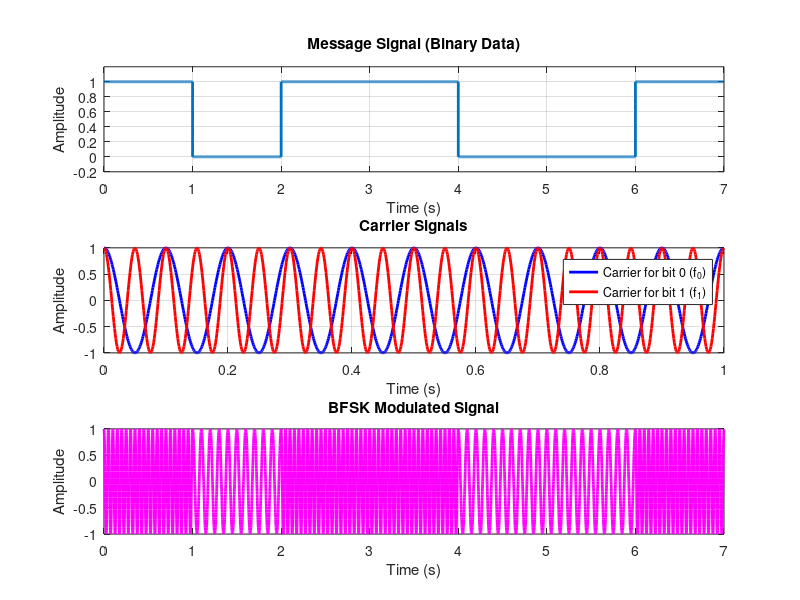
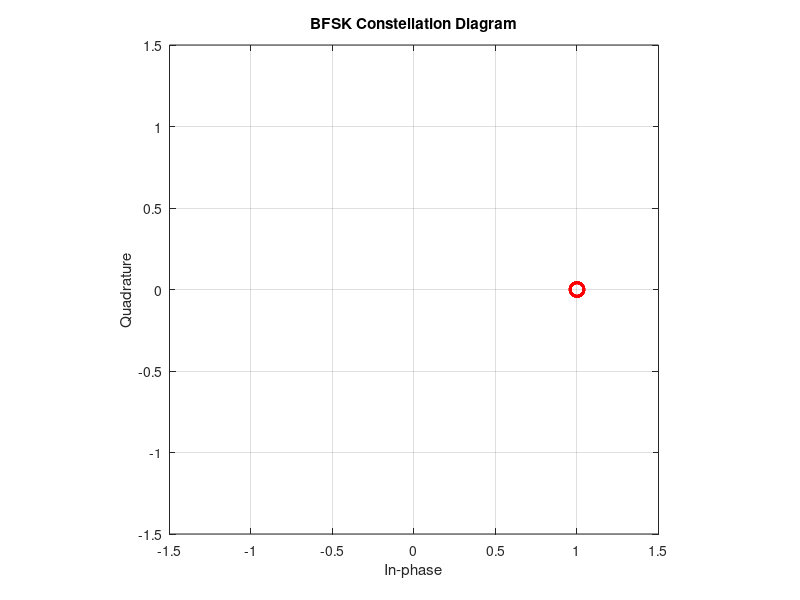

Reproduce these figures in MATLAB, in order.
clc; clear; close all;

% Parameters
bit_seq = [1 0 1 1 0 0 1];    % Input binary sequence
bit_rate = 1;                 % Bits per second
Tb = 1/bit_rate;              % Bit duration
fs = 1000;                   % Sampling frequency (samples per second)
f0 = 10;                     % Frequency for bit 0 (Hz)
f1 = 20;                     % Frequency for bit 1 (Hz)
t_bit = 0:1/fs:Tb-1/fs;       % Time vector for one bit
N = length(bit_seq);

% Generate Message Signal (step signal)
message_signal = repelem(bit_seq, length(t_bit));

% Generate Carrier Signals for one bit duration
carrier_0 = cos(2*pi*f0*t_bit);
carrier_1 = cos(2*pi*f1*t_bit);

% Generate BFSK Signal
bfsk_signal = [];
for bit = bit_seq
    if bit == 1
        bfsk_signal = [bfsk_signal cos(2*pi*f1*t_bit)];
    else
        bfsk_signal = [bfsk_signal cos(2*pi*f0*t_bit)];
    end
end

% Time vector for full signal
t_total = 0:1/fs:Tb*N-1/fs;

% --- Create figure with 4 subplots ---
figure('Position', [100 100 900 700]);

% 1) Message Signal
subplot(3,1,1);
stairs(t_total, message_signal, 'LineWidth', 2);
ylim([-0.2 1.2]);
title('Message Signal (Binary Data)');
xlabel('Time (s)');
ylabel('Amplitude');
grid on;

% 2) Carrier Signals
subplot(3,1,2);
plot(t_bit, carrier_0, 'b', 'LineWidth', 2);
hold on;
plot(t_bit, carrier_1, 'r', 'LineWidth', 2);
hold off;
title('Carrier Signals');
xlabel('Time (s)');
ylabel('Amplitude');
legend('Carrier for bit 0 (f_0)', 'Carrier for bit 1 (f_1)', 'Location', 'best');
grid on;

% 3) BFSK Modulated Signal
subplot(3,1,3);
plot(t_total, bfsk_signal, 'm', 'LineWidth', 2);
title('BFSK Modulated Signal');
xlabel('Time (s)');
ylabel('Amplitude');
grid on;
saveas(gcf, 'bfsk_plots01.eps', 'epsc');

% 4) Constellation Diagram
figure;
const_points = [];
for bit = bit_seq
    if bit == 1
        const_points = [const_points, exp(1j*2*pi*f1*Tb)];
    else
        const_points = [const_points, exp(1j*2*pi*f0*Tb)];
    end
end
plot(real(const_points), imag(const_points), 'ro', 'MarkerSize', 10, 'LineWidth', 2);
title('BFSK Constellation Diagram');
xlabel('In-phase');
ylabel('Quadrature');
grid on;
axis equal;
xlim([-1.5 1.5]);
ylim([-1.5 1.5]);
saveas(gcf, 'bfsk_plots02.eps', 'epsc');